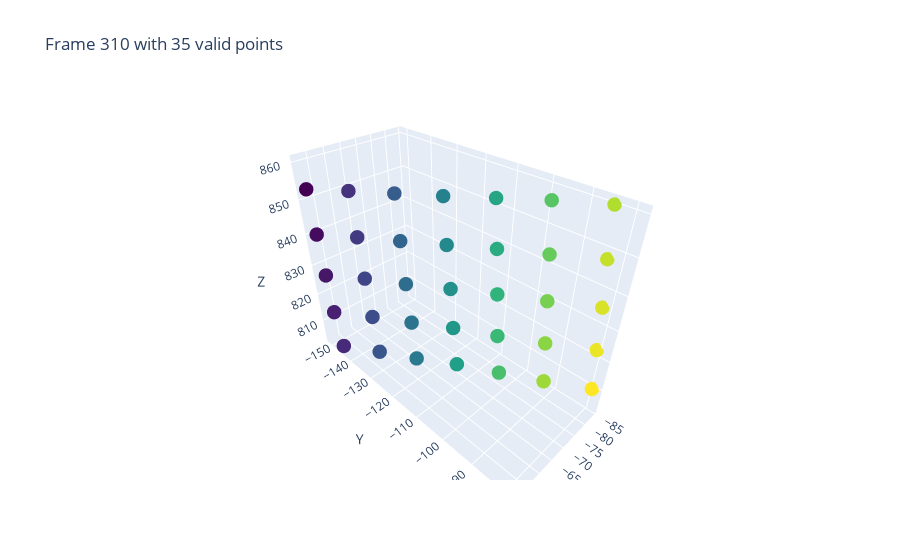

Notebook code for this chart:
### Code cell
def plot_best_frame(points_array):
    """
    Find and plot the frame with the most non-NaN values.
    
    Args:
        points_array: numpy array of shape (n_frames, n_keypoints, 3)
    """
    # Count non-NaN values for each frame
    valid_points_per_frame = np.sum(~np.isnan(points_array).any(axis=2), axis=1)
    
    # Find the frame with maximum valid points
    best_frame_idx = np.argmax(valid_points_per_frame)
    best_frame = points_array[best_frame_idx]
    
    # Remove any remaining NaN points
    valid_mask = ~np.isnan(best_frame).any(axis=1)
    valid_points = best_frame[valid_mask]
    
    # Create 3D plot
    fig = go.Figure()
    
    # Add points
    fig.add_trace(go.Scatter3d(
        x=valid_points[:, 0],
        y=valid_points[:, 1],
        z=valid_points[:, 2],
        mode='markers',
        marker=dict(
            size=5,
            color=np.arange(len(valid_points)),  # Color points by index
            colorscale='Viridis',
        )
    ))
    
    fig.update_layout(
        title=f'Frame {best_frame_idx} with {len(valid_points)} valid points',
        scene=dict(
            xaxis_title='X',
            yaxis_title='Y',
            zaxis_title='Z'
        )
    )
    
    fig.show()
    
    return best_frame_idx, valid_points

# Using your triangulation array:
best_frame_idx, valid_points = plot_best_frame(check_triang_arr)

### Figure 1 — Plotly figure (JSON) as saved in the notebook; plotly's stock layout.template omitted (floating-point values rounded to 4 significant figures)
{"data": [{"marker": {"color": [0, 1, 2, 3, 4, 5, 6, 7, 8, 9, 10, 11, 12, 13, 14, 15, 16, 17, 18, 19, 20, 21, 22, 23, 24, 25, 26, 27, 28, 29, 30, 31, 32, 33, 34], "colorscale": [[0, "#440154"], [0.1111, "#482878"], [0.2222, "#3e4989"], [0.3333, "#31688e"], [0.4444, "#26828e"], [0.5556, "#1f9e89"], [0.6667, "#35b779"], [0.7778, "#6ece58"], [0.8889, "#b5de2b"], [1, "#fde725"]], "size": 5}, "mode": "markers", "type": "scatter3d", "x": [-52.05, -51.87, -51.71, -51.57, -51.92, -57.52, -57.49, -57.52, -57.54, -57.54, -62.94, -62.97, -62.87, -62.94, -62.78, -68.27, -68.41, -68.5, -68.52, -68.63, -74.16, -74.18, -73.83, -73.57, -73.57, -79.46, -79.24, -78.83, -78.81, -78.78, -84.64, -84.62, -84.55, -84.6, -84.41], "y": [-150.7, -149.4, -148.2, -147.1, -145.5, -139.9, -138.6, -137.6, -136.2, -134.6, -128.6, -127.7, -126.5, -125.2, -123.7, -117.5, -116.6, -115.3, -114.4, -112.9, -106.8, -105.6, -104.3, -103.0, -101.5, -95.95, -94.45, -92.98, -91.74, -90.41, -84.42, -83.3, -81.83, -80.7, -79.39], "z": [853.2, 840.8, 828.3, 815.9, 803.3, 854.4, 842.0, 829.5, 816.9, 804.4, 855.5, 843.0, 830.5, 818.0, 805.5, 856.6, 844.2, 831.7, 819.2, 806.5, 857.7, 845.2, 832.9, 820.2, 807.8, 858.9, 846.3, 834.1, 821.4, 808.8, 860.0, 847.5, 835.1, 822.6, 809.9]}], "layout": {"scene": {"xaxis": {"title": {"text": "X"}}, "yaxis": {"title": {"text": "Y"}}, "zaxis": {"title": {"text": "Z"}}}, "title": {"text": "Frame 310 with 35 valid points"}}}
